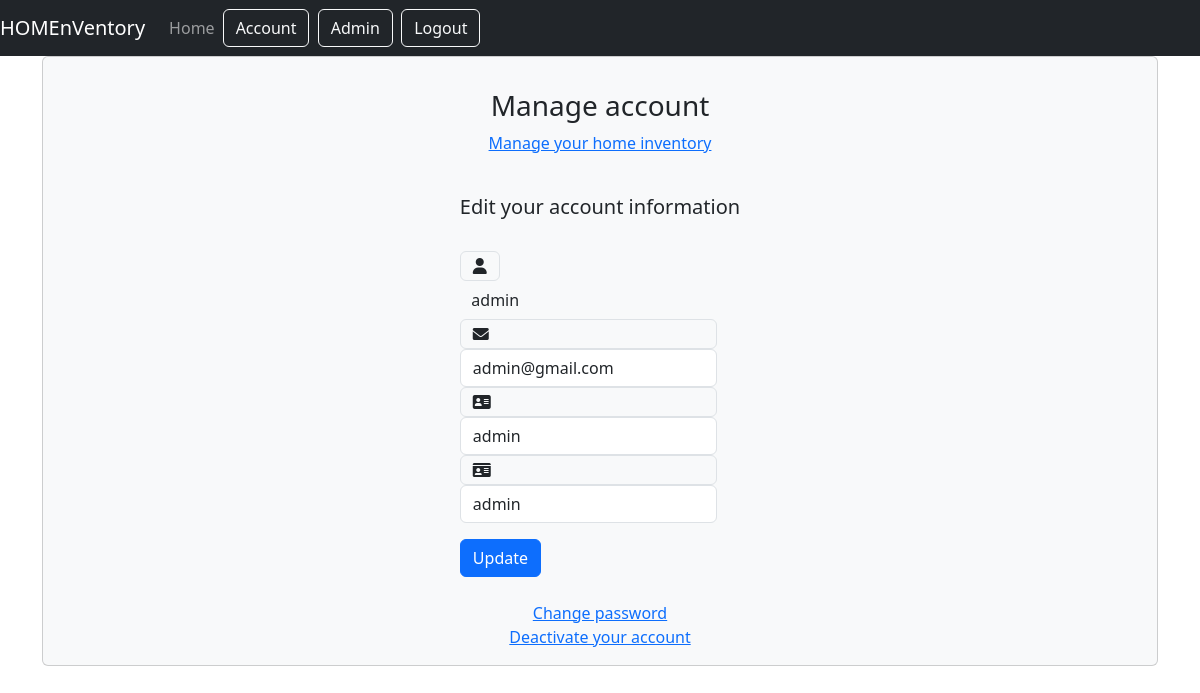
The page /account_management/ (signed in) on the database its author committed.
### inventory/models.py (models this page shows, shortened)
class Account(AbstractUser):
    email = models.EmailField(verbose_name="email", max_length=60, unique=True)
    username = models.CharField(max_length=30, unique=True)
    date_joined = models.DateTimeField(verbose_name='date joined', auto_now_add=True)
    last_login = models.DateTimeField(verbose_name='last login', auto_now=True)
    is_admin = models.BooleanField(default=False)
    is_active = models.BooleanField(default=True)
    is_staff = models.BooleanField(default=False)
    is_superuser = models.BooleanField(default=False)
    first_name = models.CharField(max_length=20)
    last_name = models.CharField(max_length=25)
    USERNAME_FIELD = 'username'
    REQUIRED_FIELDS = ['email', 'first_name', 'last_name']
    objects = AccountManager()
    class Meta:
        verbose_name = 'Account'
        verbose_name_plural = 'Accounts'

### inventory/views.py (the view)
# urls.py: path('account_management/', views.account_management_view, name="account_management"),
def account_management_view(request):
    if not request.user.is_authenticated:
        return redirect("login")
    context = {}
    if request.POST:
        form = AccountUpdateForm(request.POST, instance=request.user)
        if form.is_valid():
            form.initial = {
                "username": request.POST['username'],
                "email": request.POST['email'],
                "first_name": request.POST['first_name'],
                "last_name": request.POST['last_name']
            }
            form.save()
            context['success_message'] = 'Your account has been updated.'
    else:  # GET request.
        form = AccountUpdateForm(
            initial={
                "username": request.user.username,
                "email": request.user.email,
                "first_name": request.user.first_name,
                "last_name": request.user.last_name
            }
        )
    context['account_form'] = form
    return render(request, "account_management.html", context)

### inventory/forms.py (shortened to what this page needs)
class AccountUpdateForm(forms.ModelForm):
    class Meta:
        model = Account
        fields = ('username', 'email', 'first_name', 'last_name', 'is_active')

### inventory/templates/account_management.html (shortened to what this page needs)
{% extends 'base.html' %}
{% block content %}
    <div class="container">
        <div class="card bg-light">
            <article class="card-body mx-auto" style="max-width: 400px;">
                <form class="form-singin" method="post">
                    <h3 class="card-title mt-3 text-center">Manage account</h3>
                    <p class="text-center"><a href="{% url 'user_inventory'%}">Manage your home inventory</a> </p>
                    <br />
                    <h5>Edit your account information</h5>
                    <br />
                    <div class="form-group input-group">
                        <div class="input-group-prepend">
                            <span class="input-group-text"> <i class="fa fa-user"></i> </span>
                        </div>
                        <input type="text" readyonly name="username" class="form-control-plaintext" id="inputUsername"
                                   placeholder="Username" required  value="&nbsp;&nbsp;&nbsp;{{account_form.initial.username}}">
                    </div>
                    <div class="form-group input-group">
                        <div class="input-group-prepend">
                            <span class="input-group-text"> <i class="fa fa-envelope"></i></span>
                            <input type="email" name="email" id="inputEmail" class="form-control"
                                    placeholder="Email address" required value="{{account_form.initial.email}}" />
                        </div>
                    </div>
                    <div class="form-group input-group">
                        <div class="input-group-prepend">
                            <span class="input-group-text"> <i class="fa fa-address-card"></i></span>
                            <input type="text" name="first_name" id="inputFirstName" class="form-control"
                                   placeholder="First name" required value="{{account_form.initial.first_name}}" />
                        </div>
                    </div>
                    <div class="form-group input-group">
                        <div class="input-group-prepend">
                            <span class="input-group-text"> <i class="fa fa-id-card "></i></span>
                            <input type="text" name="last_name" id="inputLastName" class="form-control"
                                   placeholder="Last name" required value="{{account_form.initial.last_name}}" />
                        </div>
                    </div>
                    <button class="btn btn-primary btn-block" type="submit">Update</button>
                </form>
                <br />
                <div class="d-flex flex-column">
                    <a class="m-auto" href="{% url 'password_change' %}">Change password</a>
                </div>
                <div class="d-flex flex-column">
                    <a class="m-auto" href="{% url 'deactivate_account' %}">Deactivate your account</a>
                </div>
            </article>
        </div>
    </div>
{% endblock %}

### rows shown on the page
Account: username "admin", email "admin@gmail.com", first_name "admin", last_name "admin"
